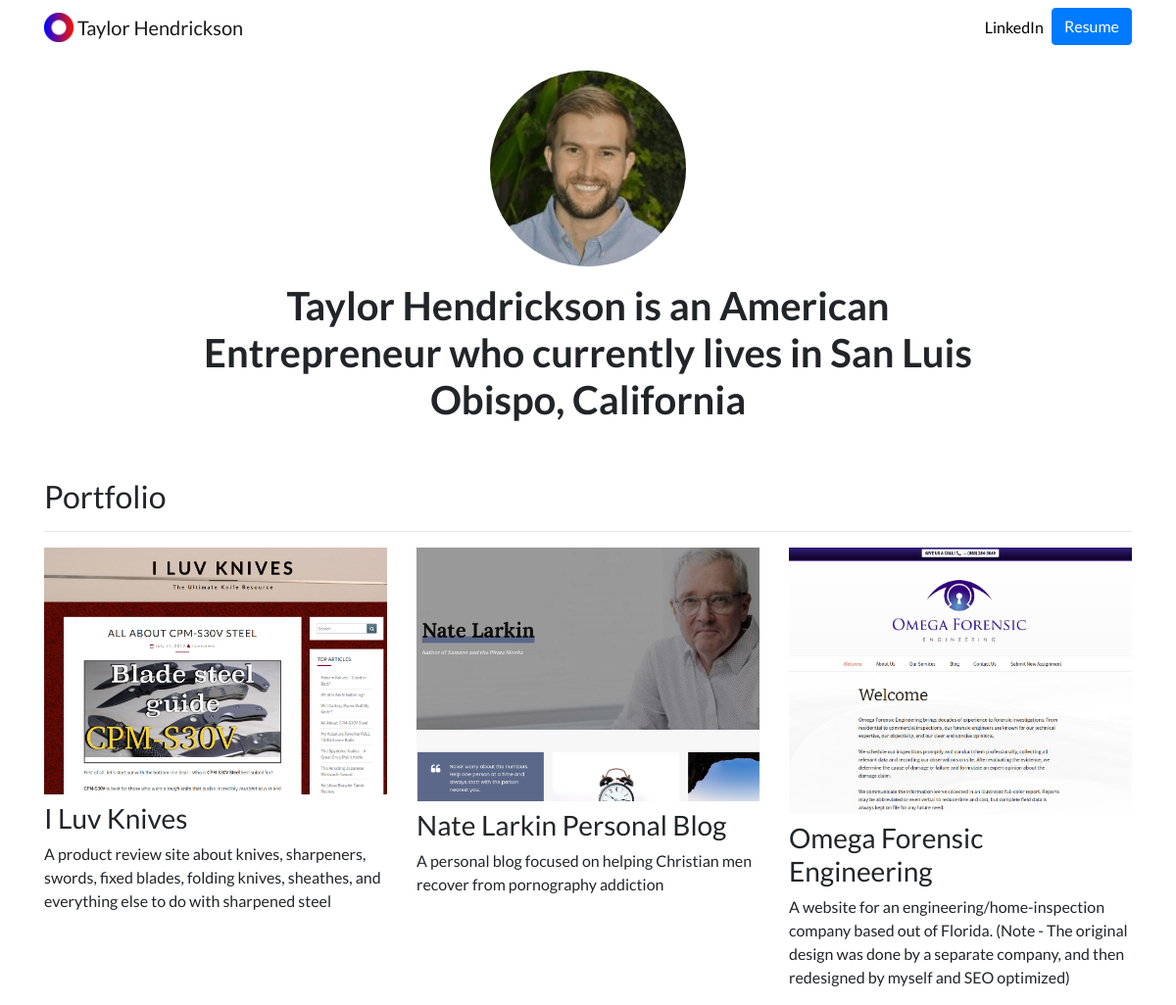
The page / on the database its author committed.
### portfolio/models.py (models this page shows, shortened)
class Project(models.Model):
    title = models.CharField(max_length=100)
    description = models.CharField(max_length=250)
    image = models.ImageField(upload_to='portfolio/images/')
    url = models.URLField(blank=True)

### portfolio/views.py (the view)
# urls.py: 2. Add a URL to urlpatterns:  path('', views.home, name='home')
def home(request):
    projects = Project.objects.all()
    return render(request, 'portfolio/home.html', {'projects':projects})

### portfolio/templates/portfolio/home.html
{% extends "portfolio/base.html" %}
{% load static %}
{% block content %}
<div class="row justify-content-center my-3">
  <div class="text-center">
    <img src="{% static 'portfolio/apicofme.jpeg' %}" class="img-fluid rounded-circle">
  </div>
</div>
<div class="row justify-content-center mb-3">
  <div class="col-md-9 text-center">
    <h1 font-size="72px" class="font-weight-bold">Taylor Hendrickson is an American Entrepreneur who currently lives in San Luis Obispo, California</h1>
  </div>
</div>
<h2 class="mt-5">Portfolio</h2>
<hr>
<div class="row">
  {% for project in projects %}
  <div class="col-lg-4 col-md-6">
    {% if project.url %}
    <a href="{{ project.url }}">
      <img src="{{ project.image.url }}" class="img-fluid mb-2">
    </a>
    {% else %}
    <img src="{{ project.image.url }}" class="img-fluid mb-2">
    {% endif %}
    <h3>{{ project.title }}</h3>
    <p>{{ project.description }}</p>
  </div>
  {% endfor %}
</div>
{% endblock %}

### portfolio/templates/portfolio/base.html (shortened to what this page needs)
{% load static %}
<!doctype html>
<html lang="en">
<head>
  <link rel="stylesheet" href="https://stackpath.bootstrapcdn.com/bootstrap/4.4.1/css/bootstrap.min.css">
  <link rel="stylesheet" href="{% static "portfolio/custom.css" %}">
</head>
<body>
  <nav id="topNav" class="navbar navbar-expand-md navbar-light">
    <div class="container">
      <a class="navbar-brand" href="{% url 'home' %}">
        <img src="{% static "portfolio/Logo.png" %}" width="30" height="30" class="d-inline-block align-top" alt="Taylor's Logo">
        <span>Taylor Hendrickson</span>
      </a>
      <div class="collapse navbar-collapse text-center" id="navbarNav">
        <ul class="navbar-nav ml-auto">
          <li class="nav-item">
            <a class="nav-link" href="https://www.linkedin.com/in/taylor-hendrickson-74693b10a/" target="_blank">LinkedIn</a>
          </li>
          <li>
            <a role="button" href={% static "portfolio/Taylor_Hendrickson_Resume_2020.pdf" %} class="btn btn-primary">Resume</a>
          </li>
        </ul>
      </div>
    </div>
  </nav>
  <div class="container">
    {% block content %}{% endblock %}
  </div>
</body>
</html>

### portfolio/static/portfolio/custom.css (style rules this page uses)
.navbar-nav .nav-link { color: rgba(0,0,0,1) !important; }
body { font-family: 'Lato', sans-serif; }

### rows shown on the page
Project: image (picture), title "I Luv Knives", description "A product review site about knives, sharpeners, swords, fixed blades, folding knives, sheathes, and everything else to do with sharpened steel"
Project: image (picture), title "Nate Larkin Personal Blog", description "A personal blog focused on helping Christian men recover from pornography addiction"
Project: image (picture), title "Omega Forensic Engineering", description "A website for an engineering/home-inspection company based out of Florida. (Note - The original design was done by a separate company, and then redesigned by myself and SEO optimized)"
